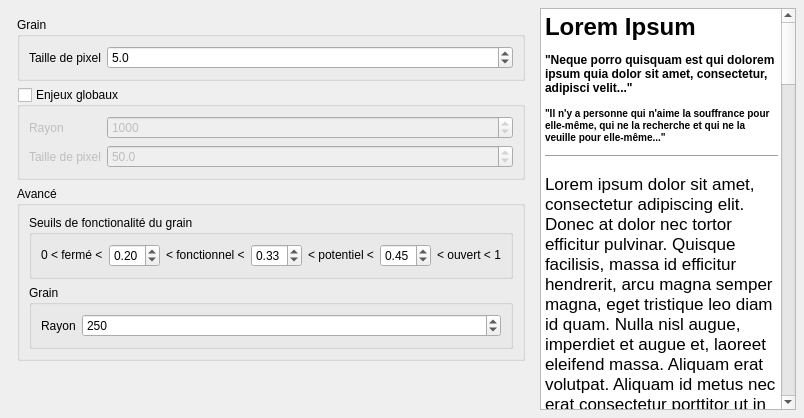
     <widget class="QWidget" name="tab_parametres">
      <attribute name="title">
       <string>Classification</string>
      </attribute>
      <layout class="QHBoxLayout" name="horizontalLayout" stretch="2,1">
       <property name="leftMargin">
        <number>8</number>
       </property>
       <property name="topMargin">
        <number>8</number>
       </property>
       <property name="rightMargin">
        <number>8</number>
       </property>
       <property name="bottomMargin">
        <number>8</number>
       </property>
       <item>
        <widget class="QWidget" name="widget_params" native="true">
         <property name="sizePolicy">
          <sizepolicy hsizetype="Expanding" vsizetype="Expanding">
           <horstretch>0</horstretch>
           <verstretch>0</verstretch>
          </sizepolicy>
         </property>
         <layout class="QVBoxLayout" name="verticalLayout_6">
          <item>
           <widget class="QGroupBox" name="groupBox_2">
            <property name="sizePolicy">
             <sizepolicy hsizetype="Expanding" vsizetype="Preferred">
              <horstretch>0</horstretch>
              <verstretch>0</verstretch>
             </sizepolicy>
            </property>
            <property name="minimumSize">
             <size>
              <width>0</width>
              <height>64</height>
             </size>
            </property>
            <property name="title">
             <string>Grain</string>
            </property>
            <layout class="QGridLayout" name="gridLayout_2">
             <item row="0" column="1">
              <widget class="QDoubleSpinBox" name="doubleSpinBox_pixelSize">
               <property name="sizePolicy">
                <sizepolicy hsizetype="MinimumExpanding" vsizetype="Fixed">
                 <horstretch>0</horstretch>
                 <verstretch>0</verstretch>
                </sizepolicy>
               </property>
               <property name="decimals">
                <number>1</number>
               </property>
               <property name="value">
                <double>5.000000000000000</double>
               </property>
              </widget>
             </item>
             <item row="0" column="0">
              <widget class="QLabel" name="label_10">
               <property name="text">
                <string>Taille de pixel</string>
               </property>
              </widget>
             </item>
            </layout>
           </widget>
          </item>
          <item>
           <widget class="QGroupBox" name="groupBox_enjeux">
            <property name="minimumSize">
             <size>
              <width>0</width>
              <height>50</height>
             </size>
            </property>
            <property name="title">
             <string>Enjeux globaux</string>
            </property>
            <property name="checkable">
             <bool>true</bool>
            </property>
            <property name="checked">
             <bool>false</bool>
            </property>
            <layout class="QGridLayout" name="gridLayout">
             <item row="1" column="0">
              <widget class="QLabel" name="label_8">
               <property name="text">
                <string>Taille de pixel</string>
               </property>
              </widget>
             </item>
             <item row="0" column="0">
              <widget class="QLabel" name="label_7">
               <property name="text">
                <string>Rayon</string>
               </property>
              </widget>
             </item>
             <item row="1" column="2">
              <widget class="QDoubleSpinBox" name="doubleSpinBox_pixelEnjeux">
               <property name="decimals">
                <number>1</number>
               </property>
               <property name="value">
                <double>50.000000000000000</double>
               </property>
              </widget>
             </item>
             <item row="0" column="2">
              <widget class="QSpinBox" name="spinBox_radiusEnjeux">
               <property name="sizePolicy">
                <sizepolicy hsizetype="Expanding" vsizetype="Fixed">
                 <horstretch>0</horstretch>
                 <verstretch>0</verstretch>
                </sizepolicy>
               </property>
               <property name="maximum">
                <number>100000</number>
               </property>
               <property name="value">
                <number>1000</number>
               </property>
              </widget>
             </item>
            </layout>
           </widget>
          </item>
          <item>
           <widget class="QgsCollapsibleGroupBox" name="mGroupBox">
            <property name="title">
             <string>Avancé</string>
            </property>
            <property name="flat">
             <bool>true</bool>
            </property>
            <property name="collapsed">
             <bool>true</bool>
            </property>
            <layout class="QVBoxLayout" name="verticalLayout">
             <item>
              <widget class="QGroupBox" name="groupBox_seuils">
               <property name="sizePolicy">
                <sizepolicy hsizetype="Preferred" vsizetype="Preferred">
                 <horstretch>0</horstretch>
                 <verstretch>0</verstretch>
                </sizepolicy>
               </property>
               <property name="title">
                <string>Seuils de fonctionalité du grain</string>
               </property>
               <layout class="QHBoxLayout" name="horizontalLayout_5">
                <item>
                 <widget class="QLabel" name="label_4">
                  <property name="text">
                   <string>0 &lt; fermé &lt;</string>
                  </property>
                 </widget>
                </item>
                <item>
                 <widget class="QDoubleSpinBox" name="doubleSpinBox_seuilFonctionnel">
                  <property name="maximum">
                   <double>1.000000000000000</double>
                  </property>
                  <property name="singleStep">
                   <double>0.010000000000000</double>
                  </property>
                  <property name="value">
                   <double>0.200000000000000</double>
                  </property>
                 </widget>
                </item>
                <item>
                 <widget class="QLabel" name="label_3">
                  <property name="text">
                   <string>&lt; fonctionnel &lt;</string>
                  </property>
                 </widget>
                </item>
                <item>
                 <widget class="QDoubleSpinBox" name="doubleSpinBox_seuilPotentiel">
                  <property name="maximum">
                   <double>1.000000000000000</double>
                  </property>
                  <property name="singleStep">
                   <double>0.010000000000000</double>
                  </property>
                  <property name="value">
                   <double>0.330000000000000</double>
                  </property>
                 </widget>
                </item>
                <item>
                 <widget class="QLabel" name="label_5">
                  <property name="text">
                   <string>&lt; potentiel &lt;</string>
                  </property>
                 </widget>
                </item>
                <item>
                 <widget class="QDoubleSpinBox" name="doubleSpinBox_seuilOuvert">
                  <property name="maximum">
                   <double>1.000000000000000</double>
                  </property>
                  <property name="singleStep">
                   <double>0.010000000000000</double>
                  </property>
                  <property name="value">
                   <double>0.450000000000000</double>
                  </property>
                 </widget>
                </item>
                <item>
                 <widget class="QLabel" name="label_2">
                  <property name="text">
                   <string>&lt; ouvert &lt; 1</string>
                  </property>
                 </widget>
                </item>
               </layout>
              </widget>
             </item>
             <item>
              <widget class="QGroupBox" name="groupBox_rayonGrain">
               <property name="sizePolicy">
                <sizepolicy hsizetype="Preferred" vsizetype="Fixed">
                 <horstretch>0</horstretch>
                 <verstretch>0</verstretch>
                </sizepolicy>
               </property>
               <property name="minimumSize">
                <size>
                 <width>0</width>
                 <height>64</height>
                </size>
               </property>
               <property name="title">
                <string>Grain</string>
               </property>
               <layout class="QGridLayout" name="gridLayout_4">
                <item row="0" column="0">
                 <widget class="QLabel" name="label_12">
                  <property name="text">
                   <string>Rayon</string>
                  </property>
                 </widget>
                </item>
                <item row="0" column="1">
                 <widget class="QSpinBox" name="spinBox_radius">
                  <property name="sizePolicy">
                   <sizepolicy hsizetype="Expanding" vsizetype="Fixed">
                    <horstretch>0</horstretch>
                    <verstretch>0</verstretch>
                   </sizepolicy>
                  </property>
                  <property name="maximum">
                   <number>5000</number>
                  </property>
                  <property name="value">
                   <number>250</number>
                  </property>
                 </widget>
                </item>
               </layout>
              </widget>
             </item>
            </layout>
           </widget>
          </item>
          <item>
           <spacer name="verticalSpacer_2">
            <property name="orientation">
             <enum>Qt::Vertical</enum>
            </property>
            <property name="sizeHint" stdset="0">
             <size>
              <width>20</width>
              <height>40</height>
             </size>
            </property>
           </spacer>
          </item>
         </layout>
        </widget>
       </item>
       <item>
        <widget class="QTextBrowser" name="textBrowser_2">
         <property name="html">
          <string>&lt;!DOCTYPE HTML PUBLIC &quot;-//W3C//DTD HTML 4.0//EN&quot; &quot;http://www.w3.org/TR/REC-html40/strict.dtd&quot;&gt;
&lt;html&gt;&lt;head&gt;&lt;meta name=&quot;qrichtext&quot; content=&quot;1&quot; /&gt;&lt;style type=&quot;text/css&quot;&gt;
p, li { white-space: pre-wrap; }
&lt;/style&gt;&lt;/head&gt;&lt;body style=&quot; font-family:'.AppleSystemUIFont'; font-size:13pt; font-weight:400; font-style:normal;&quot;&gt;
&lt;h1 style=&quot; margin-top:18px; margin-bottom:12px; margin-left:0px; margin-right:0px; -qt-block-indent:0; text-indent:0px;&quot;&gt;&lt;span style=&quot; font-size:xx-large; font-weight:600;&quot;&gt;Lorem Ipsum&lt;/span&gt;&lt;/h1&gt;
&lt;h4 style=&quot; margin-top:12px; margin-bottom:12px; margin-left:0px; margin-right:0px; -qt-block-indent:0; text-indent:0px;&quot;&gt;&lt;span style=&quot; font-size:medium; font-weight:600;&quot;&gt;&amp;quot;Neque porro quisquam est qui dolorem ipsum quia dolor sit amet, consectetur, adipisci velit...&amp;quot;&lt;/span&gt;&lt;/h4&gt;
&lt;h5 style=&quot; margin-top:12px; margin-bottom:4px; margin-left:0px; margin-right:0px; -qt-block-indent:0; text-indent:0px;&quot;&gt;&lt;span style=&quot; font-size:small; font-weight:600;&quot;&gt;&amp;quot;Il n'y a personne qui n'aime la souffrance pour elle-même, qui ne la recherche et qui ne la veuille pour elle-même...&amp;quot; &lt;/span&gt;&lt;/h5&gt;
&lt;hr /&gt;
&lt;p style=&quot; margin-top:12px; margin-bottom:12px; margin-left:0px; margin-right:0px; -qt-block-indent:0; text-indent:0px;&quot;&gt;&lt;a name=&quot;Content&quot;&gt;&lt;/a&gt;Lorem ipsum dolor sit amet, consectetur adipiscing elit. Donec at dolor nec tortor efficitur pulvinar. Quisque facilisis, massa id efficitur hendrerit, arcu magna semper magna, eget tristique leo diam id quam. Nulla nisl augue, imperdiet et augue et, laoreet eleifend massa. Aliquam erat volutpat. Aliquam id metus nec erat consectetur porttitor ut in augue. Morbi et varius elit. Vivamus molestie egestas sapien ac suscipit. Duis rutrum ligula non libero egestas molestie. &lt;/p&gt;
&lt;p style=&quot; margin-top:12px; margin-bottom:12px; margin-left:0px; margin-right:0px; -qt-block-indent:0; text-indent:0px;&quot;&gt;Ut at tempor elit. Quisque in quam sodales, imperdiet nibh sed, hendrerit nibh. Class aptent taciti sociosqu ad litora torquent per conubia nostra, per inceptos himenaeos. Ut vel felis nec felis gravida vestibulum. Nunc est nulla, posuere vel venenatis at, facilisis et ipsum. Nullam pulvinar feugiat suscipit. Nulla malesuada ut mauris a consectetur. Phasellus vel erat a orci euismod convallis. Nunc accumsan magna augue, sed auctor mi vulputate eget. &lt;/p&gt;
&lt;p style=&quot; margin-top:12px; margin-bottom:12px; margin-left:0px; margin-right:0px; -qt-block-indent:0; text-indent:0px;&quot;&gt;Quisque odio orci, dignissim a nisi imperdiet, dictum malesuada quam. Quisque vel neque ut orci posuere pretium. Nulla tristique congue erat sodales venenatis. In viverra quam justo, et lacinia orci rhoncus non. Etiam aliquam augue dolor, eu vestibulum leo aliquam et. Nunc tortor dui, cursus eget turpis ut, tincidunt ornare ante. Nunc pretium nibh in diam egestas tempor. Praesent metus odio, venenatis non mi quis, iaculis mattis neque. Aenean vitae dui vel erat interdum aliquam et eget nisi. Curabitur vel urna nunc. Sed vehicula efficitur rhoncus. Maecenas lobortis, sapien et accumsan bibendum, risus tellus ullamcorper urna, vel efficitur ex enim vitae purus. Morbi sagittis ornare nulla ut volutpat. In malesuada erat vitae egestas sagittis. Proin pharetra, purus eu lacinia viverra, turpis mauris molestie leo, id condimentum leo mi et risus. &lt;/p&gt;
&lt;p style=&quot; margin-top:12px; margin-bottom:12px; margin-left:0px; margin-right:0px; -qt-block-indent:0; text-indent:0px;&quot;&gt;Vivamus pulvinar rutrum orci non semper. Aenean a magna eu ligula facilisis luctus. Fusce vel leo lectus. Quisque lacinia dolor id bibendum fermentum. Aenean id pellentesque neque. Aliquam imperdiet varius consectetur. Vestibulum a massa bibendum, efficitur magna eget, vehicula dolor. Vestibulum ornare ligula leo, ac sodales dui luctus at. Suspendisse et nunc blandit, tincidunt lectus nec, semper neque. Fusce orci elit, eleifend sed ultricies non, tincidunt scelerisque felis. Maecenas laoreet et ipsum quis aliquet. Lorem ipsum dolor sit amet, consectetur adipiscing elit. Praesent ut sapien nec ipsum aliquet viverra nec et diam. Nunc porttitor egestas porttitor. &lt;/p&gt;
&lt;p style=&quot; margin-top:12px; margin-bottom:12px; margin-left:0px; margin-right:0px; -qt-block-indent:0; text-indent:0px;&quot;&gt;Vivamus sit amet porta erat. Etiam cursus lacus id enim sollicitudin vestibulum. Mauris malesuada dui vel leo tempus, non dictum magna ullamcorper. Donec interdum lacus nec sapien cursus, ut venenatis felis viverra. Maecenas diam nisi, ullamcorper ut diam non, lacinia ultricies augue. Duis rhoncus orci ultrices nisl pulvinar ultricies. Suspendisse risus metus, sodales et augue non, semper fermentum diam. Sed consequat condimentum felis sit amet congue. Nam ornare magna sit amet eros placerat, in rhoncus libero maximus. Integer ac hendrerit ex. Aliquam feugiat nec eros in sagittis. Nulla id tellus in metus ultricies ornare. &lt;/p&gt;&lt;/body&gt;&lt;/html&gt;</string>
         </property>
        </widget>
       </item>
      </layout>
     </widget>
